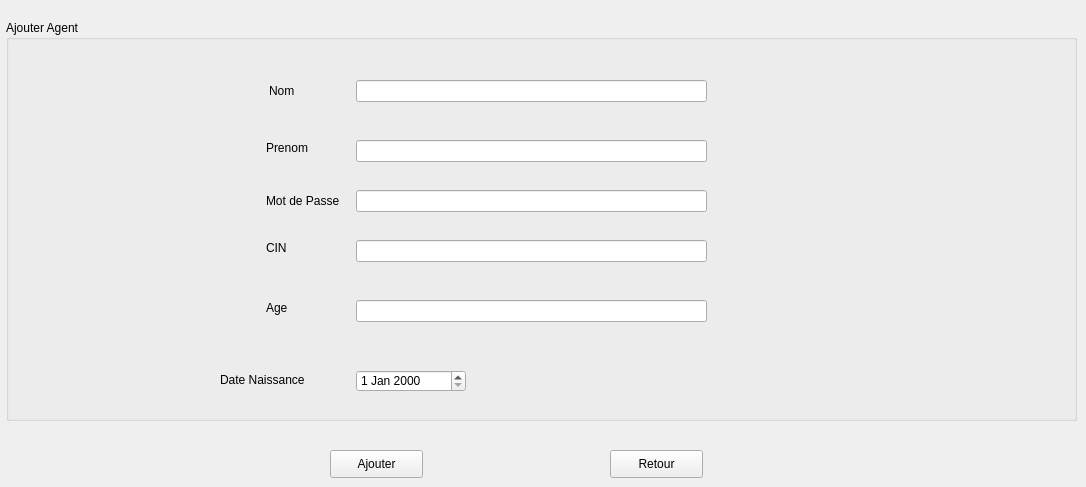
      <widget class="QWidget" name="page_3">
       <widget class="QLabel" name="label_5">
        <property name="geometry">
         <rect>
          <x>220</x>
          <y>370</y>
          <width>91</width>
          <height>20</height>
         </rect>
        </property>
        <property name="text">
         <string>Date Naissance</string>
        </property>
       </widget>
       <widget class="QLabel" name="label">
        <property name="geometry">
         <rect>
          <x>269</x>
          <y>80</y>
          <width>101</width>
          <height>21</height>
         </rect>
        </property>
        <property name="text">
         <string>Nom</string>
        </property>
       </widget>
       <widget class="QLabel" name="label_4">
        <property name="geometry">
         <rect>
          <x>266</x>
          <y>300</y>
          <width>55</width>
          <height>16</height>
         </rect>
        </property>
        <property name="text">
         <string>Age</string>
        </property>
       </widget>
       <widget class="QPushButton" name="pushButton_6">
        <property name="geometry">
         <rect>
          <x>330</x>
          <y>450</y>
          <width>93</width>
          <height>28</height>
         </rect>
        </property>
        <property name="text">
         <string>Ajouter</string>
        </property>
       </widget>
       <widget class="QLabel" name="label_2">
        <property name="geometry">
         <rect>
          <x>266</x>
          <y>140</y>
          <width>55</width>
          <height>16</height>
         </rect>
        </property>
        <property name="text">
         <string>Prenom</string>
        </property>
       </widget>
       <widget class="QGroupBox" name="groupBox">
        <property name="geometry">
         <rect>
          <x>6</x>
          <y>20</y>
          <width>1071</width>
          <height>401</height>
         </rect>
        </property>
        <property name="title">
         <string>Ajouter Agent</string>
        </property>
        <widget class="QDateEdit" name="dateEdit">
         <property name="geometry">
          <rect>
           <x>350</x>
           <y>350</y>
           <width>110</width>
           <height>22</height>
          </rect>
         </property>
        </widget>
        <widget class="QLineEdit" name="mdp">
         <property name="geometry">
          <rect>
           <x>350</x>
           <y>170</y>
           <width>351</width>
           <height>22</height>
          </rect>
         </property>
        </widget>
        <widget class="QLineEdit" name="cin">
         <property name="geometry">
          <rect>
           <x>350</x>
           <y>220</y>
           <width>351</width>
           <height>22</height>
          </rect>
         </property>
        </widget>
        <widget class="QLabel" name="label_3">
         <property name="geometry">
          <rect>
           <x>260</x>
           <y>220</y>
           <width>55</width>
           <height>16</height>
          </rect>
         </property>
         <property name="text">
          <string>CIN</string>
         </property>
        </widget>
        <widget class="QLineEdit" name="nom">
         <property name="geometry">
          <rect>
           <x>350</x>
           <y>60</y>
           <width>351</width>
           <height>22</height>
          </rect>
         </property>
        </widget>
        <widget class="QLabel" name="label_23">
         <property name="geometry">
          <rect>
           <x>260</x>
           <y>170</y>
           <width>81</width>
           <height>21</height>
          </rect>
         </property>
         <property name="text">
          <string>Mot de Passe</string>
         </property>
        </widget>
        <widget class="QLabel" name="nomErrorAjout">
         <property name="geometry">
          <rect>
           <x>750</x>
           <y>60</y>
           <width>301</width>
           <height>21</height>
          </rect>
         </property>
         <property name="text">
          <string/>
         </property>
        </widget>
        <widget class="QLabel" name="PrenomErrorAjout">
         <property name="geometry">
          <rect>
           <x>750</x>
           <y>120</y>
           <width>301</width>
           <height>21</height>
          </rect>
         </property>
         <property name="text">
          <string/>
         </property>
        </widget>
        <widget class="QLabel" name="MdpErrorAjout2">
         <property name="geometry">
          <rect>
           <x>750</x>
           <y>170</y>
           <width>311</width>
           <height>41</height>
          </rect>
         </property>
         <property name="text">
          <string/>
         </property>
        </widget>
        <widget class="QLabel" name="CINErrorAjout">
         <property name="geometry">
          <rect>
           <x>750</x>
           <y>220</y>
           <width>301</width>
           <height>21</height>
          </rect>
         </property>
         <property name="text">
          <string/>
         </property>
        </widget>
        <widget class="QLabel" name="AgeErrorAjout">
         <property name="geometry">
          <rect>
           <x>750</x>
           <y>280</y>
           <width>311</width>
           <height>21</height>
          </rect>
         </property>
         <property name="text">
          <string/>
         </property>
        </widget>
        <widget class="QLineEdit" name="age">
         <property name="geometry">
          <rect>
           <x>350</x>
           <y>280</y>
           <width>351</width>
           <height>22</height>
          </rect>
         </property>
        </widget>
       </widget>
       <widget class="QPushButton" name="pushButton_5">
        <property name="geometry">
         <rect>
          <x>610</x>
          <y>450</y>
          <width>93</width>
          <height>28</height>
         </rect>
        </property>
        <property name="text">
         <string>Retour</string>
        </property>
       </widget>
       <widget class="QLineEdit" name="prenom">
        <property name="geometry">
         <rect>
          <x>356</x>
          <y>140</y>
          <width>351</width>
          <height>22</height>
         </rect>
        </property>
       </widget>
      </widget>
